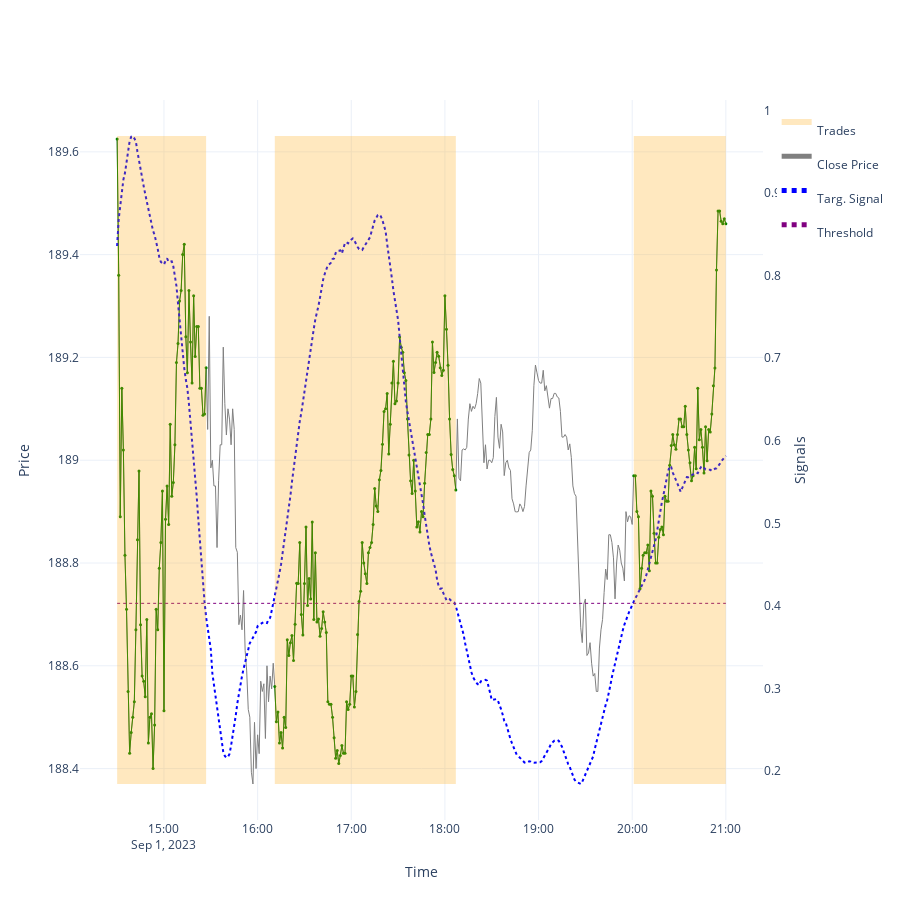
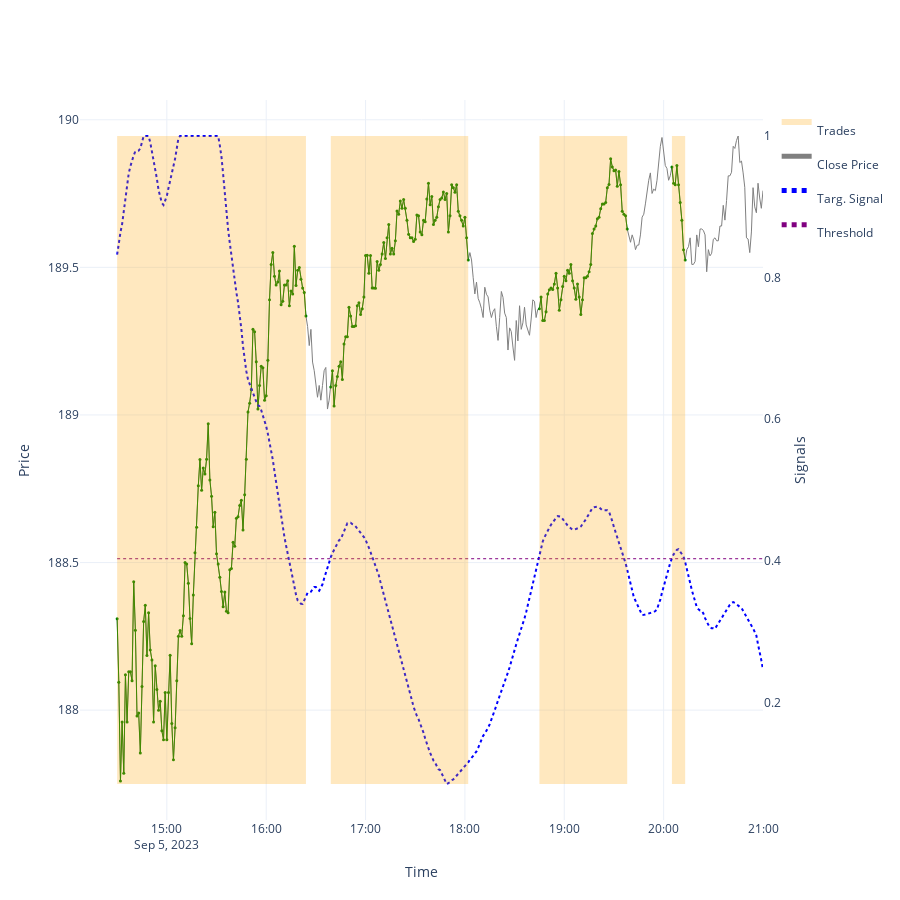
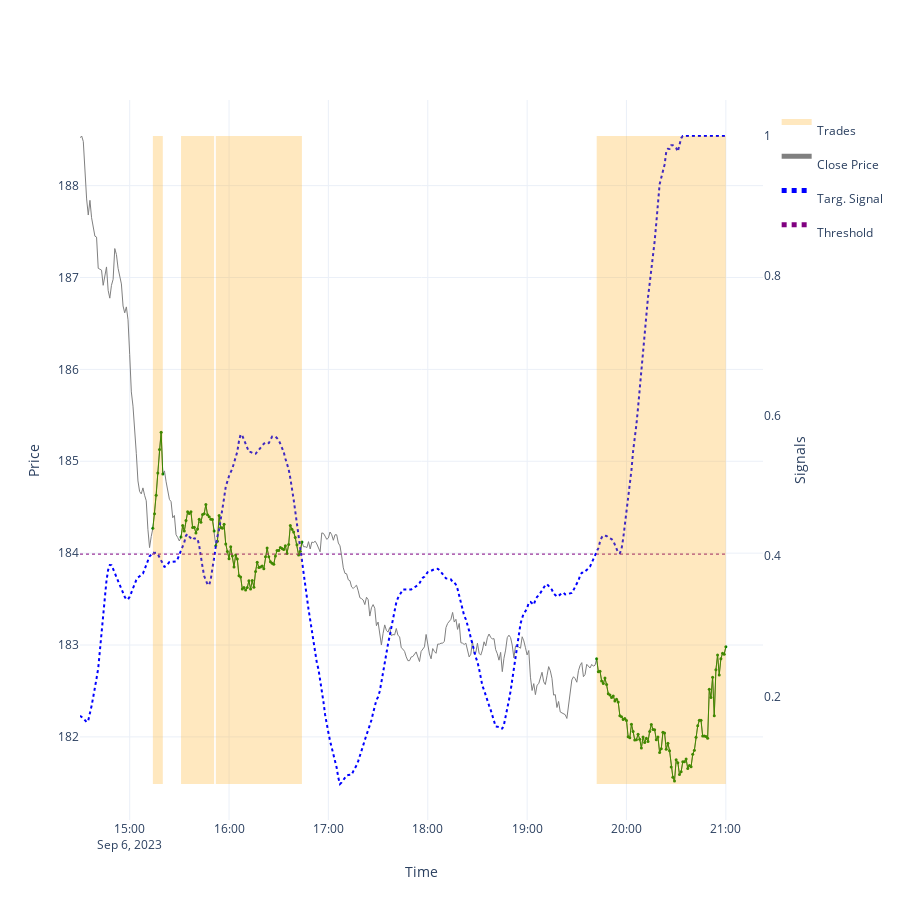
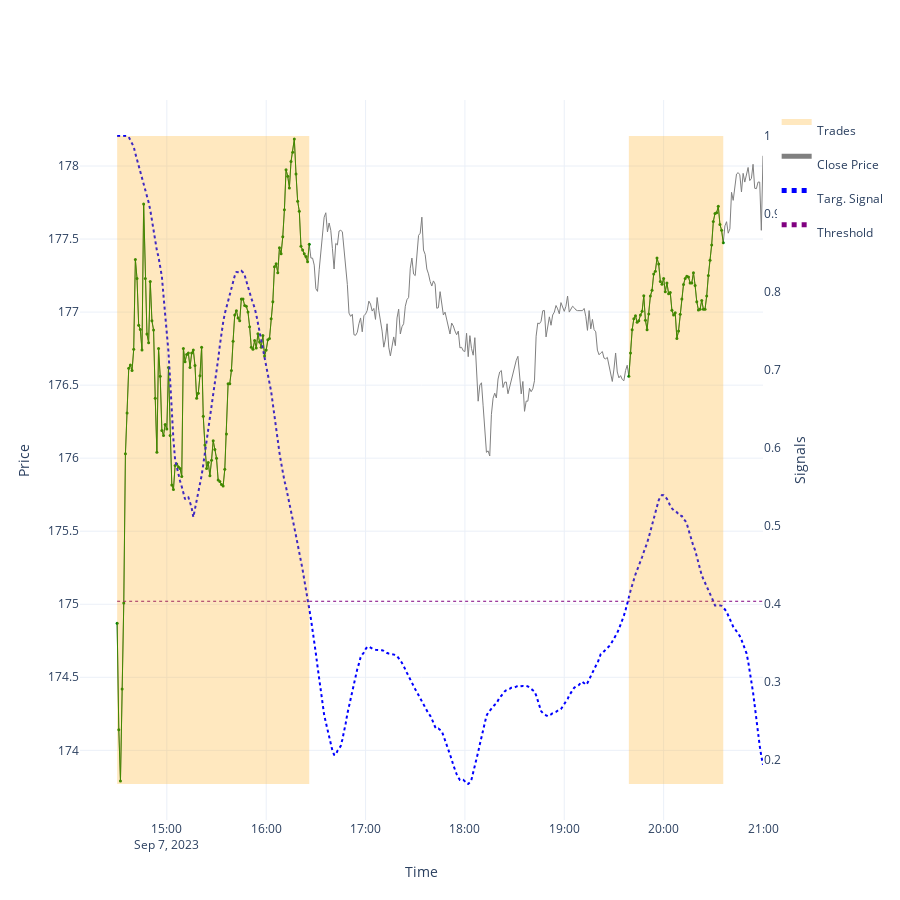

These figures' notebook cell, in order:
### Code cell
print('best_optuna_value:', params.best_optuna_value)
print('best_optuna_params:', params.best_optuna_params)

df_fin = saveDF_checkDAY(
                        df=df,
                        best_optuna_params=params.best_optuna_params
                        )

df_fin
